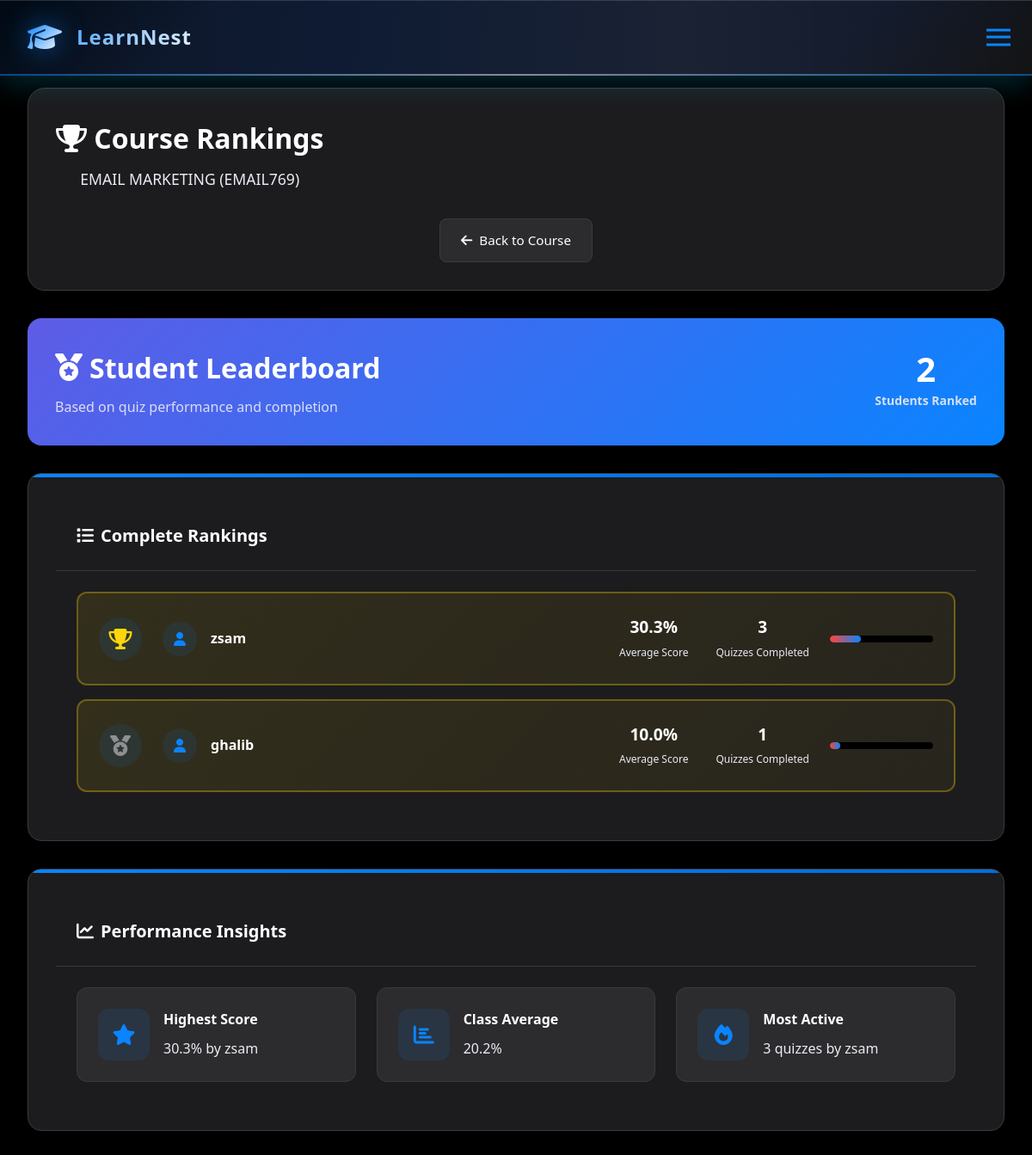
Page /student/courses/1/rankings (signed in) on the committed database.
### tables this page shows
CREATE TABLE courses (
                id INTEGER PRIMARY KEY AUTOINCREMENT,
                course_code TEXT UNIQUE NOT NULL,
                title TEXT NOT NULL,
                description TEXT,
                syllabus TEXT,
                instructor_id INTEGER NOT NULL,
                category TEXT,
                max_students INTEGER DEFAULT 50,
                start_date DATE,
                end_date DATE,
                enrollment_key_hash TEXT,
                created_at TIMESTAMP DEFAULT CURRENT_TIMESTAMP,
                is_active BOOLEAN DEFAULT 1,
                FOREIGN KEY (instructor_id) REFERENCES users (id)
            );

CREATE TABLE users (
                id INTEGER PRIMARY KEY AUTOINCREMENT,
                username TEXT UNIQUE NOT NULL,
                email TEXT UNIQUE NOT NULL,
                password_hash TEXT NOT NULL,
                role TEXT NOT NULL DEFAULT 'student',
                full_name TEXT NOT NULL,
                bio TEXT,
                profile_image TEXT,
                instructor_approval_status TEXT DEFAULT 'approved',
                approved_by INTEGER,
                approved_at TIMESTAMP,
                created_at TIMESTAMP DEFAULT CURRENT_TIMESTAMP,
                last_login TIMESTAMP,
                is_active BOOLEAN DEFAULT 1, instructor_screenshot TEXT, profile_picture TEXT,
                FOREIGN KEY (approved_by) REFERENCES users (id)
            );

### app.py (the view)
@app.route('/student/courses/<int:course_id>/rankings')
@login_required
def student_course_rankings(course_id):
    if not current_user.is_student():
        flash('Access denied. Student account required.', 'error')
        return redirect(url_for('dashboard'))
    with db_lock:
        conn = get_db_connection()
        enrollment = conn.execute('''
            SELECT * FROM enrollments e
            JOIN courses c ON e.course_id = c.id
            WHERE e.student_id = ? AND e.course_id = ? AND e.status = 'approved'
        ''', (current_user.id, course_id)).fetchone()
        if not enrollment:
            flash('Course not found or access denied.', 'error')
            conn.close()
            return redirect(url_for('dashboard'))
        rankings = conn.execute('''
            SELECT u.full_name, AVG(s.grade) as avg_score, COUNT(s.id) as quiz_count,
                   RANK() OVER (ORDER BY AVG(s.grade) DESC) as rank
            FROM users u
            JOIN enrollments e ON u.id = e.student_id
            JOIN assignment_submissions s ON u.id = s.student_id
            JOIN assignments a ON s.assignment_id = a.id
            WHERE e.course_id = ? AND e.status = 'approved' AND s.grade IS NOT NULL AND a.course_id = ?
            GROUP BY u.id, u.full_name
            HAVING quiz_count > 0
            ORDER BY avg_score DESC
        ''', (course_id, course_id)).fetchall()
        conn.close()
    return render_template('student/course_rankings.html',
                         course=enrollment, rankings=rankings)

### app.py (called while the page is built)
@app.context_processor
def inject_csrf_token():
    if 'csrf_token' not in session:
        session['csrf_token'] = secrets.token_urlsafe(32)
    return dict(csrf_token=session['csrf_token'])

def get_db_connection():
    conn = sqlite3.connect(DATABASE, timeout=30)
    conn.execute('PRAGMA journal_mode=WAL;')
    conn.execute('PRAGMA synchronous=NORMAL;')
    conn.execute('PRAGMA cache_size=10000;')
    conn.execute('PRAGMA temp_store=MEMORY;')
    conn.row_factory = sqlite3.Row
    return conn

@login_manager.user_loader
def load_user(user_id):
    try:
        with db_lock:
            conn = get_db_connection()
            user = conn.execute(
                'SELECT * FROM users WHERE id = ? AND is_active = 1', (user_id,)
            ).fetchone()
            conn.close()
        if user:
            profile_pic = user['profile_picture'] if 'profile_picture' in user.keys() else None
            return User(user['id'], user['username'], user['email'], user['role'],
                       user['full_name'], user['created_at'], user['is_active'],
                       user['instructor_approval_status'] if user['instructor_approval_status'] else 'approved',
                       user['approved_by'],
                       user['approved_at'],
                       profile_pic)
    except sqlite3.OperationalError:
        pass
    return None

    def is_student(self):
        return self.role == 'student'

### templates/student/course_rankings.html (shortened to what this page needs)
{% extends "base.html" %}
{% block content %}
<div class="page-container">
    <div class="page-header">
        <div class="header-content">
            <h1><i class="fas fa-trophy"></i> Course Rankings</h1>
            <p>{{ course.title }} ({{ course.course_code }})</p>
        </div>
        <div class="header-actions">
            <a href="{{ url_for('student_course_view', course_id=course.course_id) }}" class="btn btn-secondary">
                <i class="fas fa-arrow-left"></i> Back to Course
            </a>
        </div>
    </div>
    <div class="rankings-hero">
        <div class="rankings-title">
            <h2><i class="fas fa-medal"></i> Student Leaderboard</h2>
            <p>Based on quiz performance and completion</p>
        </div>
        <div class="rankings-stats">
            <div class="stat">
                <span class="stat-number">{{ rankings|length }}</span>
                <span class="stat-label">Students Ranked</span>
            </div>
        </div>
    </div>
    {% if rankings %}
        <div class="rankings-table-section">
            <div class="card">
                <div class="card-header">
                    <h3 class="card-title">
                        <i class="fas fa-list"></i> Complete Rankings
                    </h3>
                </div>
                <div class="card-content">
                    <div class="rankings-table">
                        {% for student in rankings %}
                            <div class="ranking-row {% if loop.index <= 3 %}top-three{% endif %}">
                                <div class="rank-number">
                                    {% if student.rank == 1 %}
                                        <i class="fas fa-trophy gold"></i>
                                    {% elif student.rank == 2 %}
                                        <i class="fas fa-medal silver"></i>
                                    {% elif student.rank == 3 %}
                                        <i class="fas fa-medal bronze"></i>
                                    {% else %}
                                        <span class="rank">{{ student.rank }}</span>
                                    {% endif %}
                                </div>
                                <div class="student-details">
                                    <div class="student-avatar-small">
                                        <i class="fas fa-user"></i>
                                    </div>
                                    <div class="student-name">
                                        <h4>{{ student.full_name }}</h4>
                                    </div>
                                </div>
                                <div class="performance-metrics">
                                    <div class="metric">
                                        <span class="metric-value">{{ "%.1f"|format(student.avg_score) }}%</span>
                                        <span class="metric-label">Average Score</span>
                                    </div>
                                    <div class="metric">
                                        <span class="metric-value">{{ student.quiz_count }}</span>
                                        <span class="metric-label">Quizzes Completed</span>
                                    </div>
                                </div>
                                <div class="performance-bar">
                                    <div class="progress-bar">
                                        <div class="progress-fill" style="width: {{ student.avg_score }}%"></div>
                                    </div>
                                </div>
                            </div>
                        {% endfor %}
                    </div>
                </div>
            </div>
        </div>
        <div class="insights-section">
            <div class="card">
                <div class="card-header">
                    <h3 class="card-title">
                        <i class="fas fa-chart-line"></i> Performance Insights
                    </h3>
                </div>
                <div class="card-content">
                    <div class="insights-grid">
                        <div class="insight-card">
                            <div class="insight-icon">
                                <i class="fas fa-star"></i>
                            </div>
                            <div class="insight-content">
                                <h4>Highest Score</h4>
                                <p>{{ "%.1f"|format(rankings[0].avg_score) }}% by {{ rankings[0].full_name }}</p>
                            </div>
                        </div>
                        <div class="insight-card">
                            <div class="insight-icon">
                                <i class="fas fa-chart-bar"></i>
                            </div>
                            <div class="insight-content">
                                <h4>Class Average</h4>
                                <p>{{ "%.1f"|format(rankings|sum(attribute='avg_score') / rankings|length) }}%</p>
                            </div>
                        </div>
                        <div class="insight-card">
                            <div class="insight-icon">
                                <i class="fas fa-fire"></i>
                            </div>
                            <div class="insight-content">
                                <h4>Most Active</h4>
                                {% set most_active = rankings|sort(attribute='quiz_count', reverse=true)|first %}
                                <p>{{ most_active.quiz_count }} quizzes by {{ most_active.full_name }}</p>
                            </div>
                        </div>
                    </div>
                </div>
            </div>
        </div>
    {% endif %}
</div>
{% endblock %}

### templates/base.html (style rules this page uses)
:root { --black: #000000; --gray-50: #0D0D0D; --gray-100: #1C1C1E; --gray-200: #2C2C2E; --gray-300: #3A3A3C; --gray-400: #48484A; --gray-500: #636366; --gray-600: #8E8E93; --gray-700: #9999A5; --gray-800: #AEAEB2; --gray-900: #C7C7CC; --white: #ffffff; --primary: #0A84FF; --primary-dark: #006EDC; --success: #0A84FF; --warning: #FF9F0A; --info: #64D2FF; --danger: #FF453A; --accent: #BF5AF2; --text-primary: #FFFFFF; --text-secondary: #9999A5; --text-light: #56565E; --text-disabled: #3A3A3E; --background: var(--black); --card-bg: var(--gray-100); --card-hover: var(--gray-200); --border: var(--gray-300); --border-light: var(--gray-400); --shadow-sm: 0 2px 8px rgba(0, 0, 0, 0.4); --shadow: 0 2px 12px rgba(0, 0, 0, 0.5); --shadow-md: 0 4px 16px rgba(0, 0, 0, 0.6); --shadow-lg: 0 4px 20px rgba(0, 0, 0, 0.6); --shadow-xl: 0 8px 32px rgba(0, 0, 0, 0.7); --gradient-primary: linear-gradient(135deg, var(--primary) 0%, var(--primary-dark) 100%); --gradient-success: linear-gradient(135deg, var(--success) 0%, #28CD4B 100%); --gradient-warning: linear-gradient(135deg, var(--warning) 0%, #FF8800 100%); --gradient-accent: linear-gradient(135deg, var(--accent) 0%, #A646E8 100%); --gradient-bg: linear-gradient(135deg, var(--black) 0%, var(--gray-50) 100%); --radius-sm: 0.5rem; --radius: 0.75rem; --radius-md: 1rem; --radius-lg: 1.25rem; --radius-xl: 1.5rem; }
* { margin: 0; padding: 0; box-sizing: border-box; }
body { font-family: system-ui, -apple-system, sans-serif; background: linear-gradient(135deg, var(--black) 0%, var(--gray-100) 100%); min-height: 100vh; line-height: 1.6; color: var(--text-primary); margin: 0; padding-top: 70px; }
.btn { display: inline-flex; align-items: center; gap: 0.5rem; padding: 0.75rem 1.5rem; border: none; border-radius: var(--radius); font-weight: 600; text-decoration: none; cursor: pointer; transition: all 0.2s; font-size: 0.9rem; color: var(--white); }
.btn-secondary { background: var(--gray-200); color: var(--text-primary); border: 1px solid var(--border); }
.card { background: var(--card-bg); border-radius: var(--radius-lg); padding: 2rem; box-shadow: var(--shadow-lg); margin-bottom: 2rem; position: relative; overflow: hidden; border: 1px solid var(--border); transition: all 0.3s ease; }
.card::before { content: ''; position: absolute; top: 0; left: 0; right: 0; height: 4px; background: var(--gradient-primary); }
.page-container { max-width: 1400px; margin: 0 auto; padding: 2rem; }
.page-header { display: flex; justify-content: space-between; align-items: center; margin-bottom: 2rem; padding: 2rem; background: var(--card-bg); border-radius: var(--radius-lg); box-shadow: var(--shadow-md); border: 1px solid var(--border); }
.header-content h1 { font-size: 2.25rem; margin-bottom: 0.5rem; color: var(--text-primary); font-weight: 800; }
.header-content p { color: var(--text-secondary); font-size: 1.1rem; }
.header-actions { display: flex; gap: 1rem; }
.stat-number { font-size: 2.5rem; font-weight: 800; color: var(--text-primary); display: block; line-height: 1; margin-bottom: 0.5rem; }
.stat-label { color: var(--text-secondary); font-weight: 600; font-size: 0.9rem; }
@media (max-width: 1200px) { .page-header { flex-direction: column; gap: 1.5rem; text-align: center; } }
@media (max-width: 1200px) { .header-actions { width: 100%; justify-content: center; } }
@media (max-width: 1200px) { .container, .page-container { padding: 1rem; } }
.progress-bar { height: 100%; background: var(--gradient-primary); transition: width 0.3s ease; border-radius: var(--radius); }
body, .navbar, .card, .stat-card, .btn, .form-group input, .form-group select, .form-group textarea { transition: background-color 0.3s ease, color 0.3s ease, border-color 0.3s ease; }

### rows in the picture
courses: title "EMAIL MARKETING", course_code "EMAIL769"
users: full_name "zsam", avg_score "30.3", quiz_count "3", {{ student.avg_score }} 30.333333333333332 (drawn)
users: full_name "ghalib", avg_score "10.0", quiz_count "1"

### other values in the picture
{{ rankings|length }} "2"
{{ "%.1f"|format(rankings[0].avg_score) }} "30.3"
{{ "%.1f"|format(rankings|sum(attribute='avg_score') / rankings|length) }} "20.2"
{{ most_active.quiz_count }} "3"
